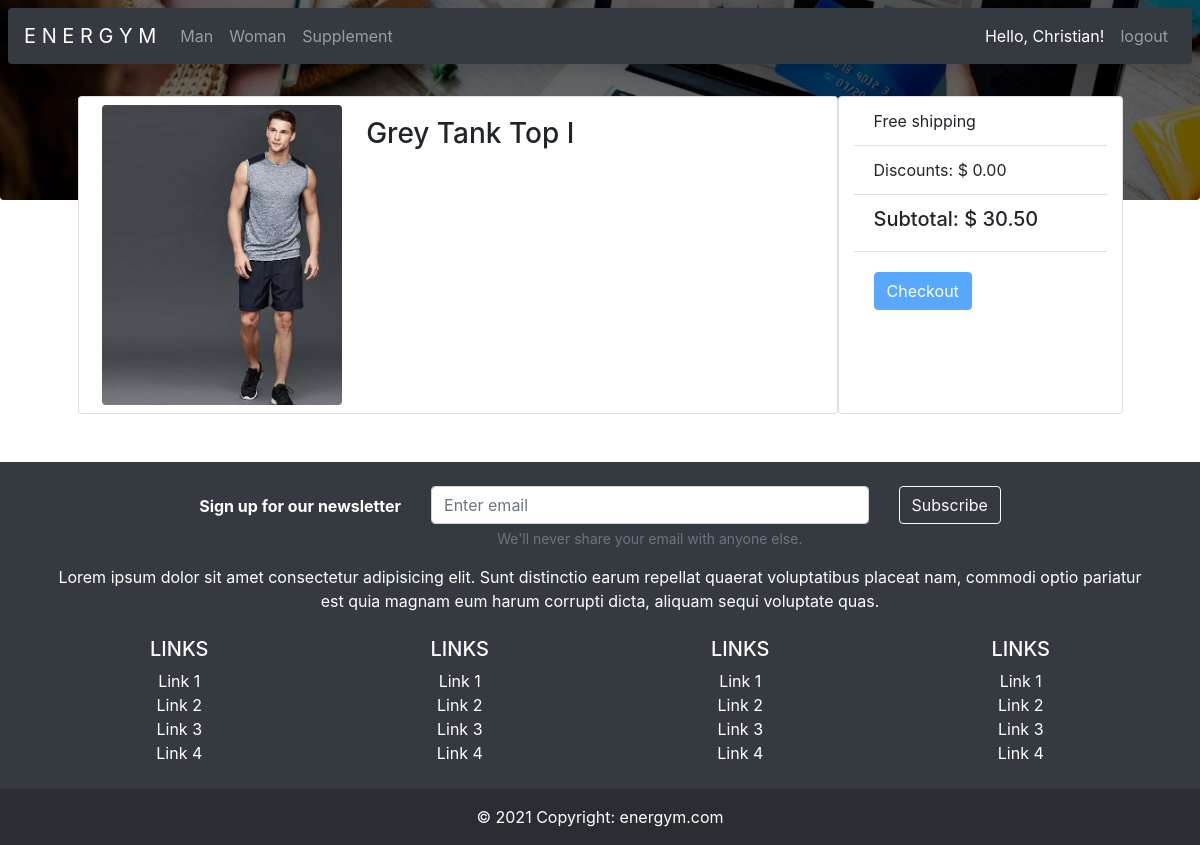
The app's page /subtotal//11/ (signed in) with its own data.
### products/models.py (models this page shows, shortened)
class Product(models.Model):
    category = models.ForeignKey(
        Category, on_delete=CASCADE)
    sub_category = models.ForeignKey(
        SubCategory, on_delete=CASCADE, blank=True)
    name = models.CharField(max_length=40)
    details = models.TextField()
    price = models.FloatField()
    image = models.ImageField(
        upload_to='images/%d/%m/%Y', blank=True)

### products/views.py (the view)
# urls.py: path('subtotal//<int:product_id>/', views.subtotal, name='subtotal'),
@login_required
def subtotal(request, product_id):
    cart = Product.objects.all().filter(id=product_id)
    context = {
        'title': 'Página de resumo',
        'cart': cart,
    }
    return render(request, 'products/subtotal.html', context)

### templates/products/subtotal.html (shortened to what this page needs)
{% extends 'base.html' %}
{% load static %}
{% block header %}
  <div id="carouselExampleSlidesOnly" class="carousel" data-ride="carousel">
      <div class="carousel-inner" style="position: absolute;">
          <div class="carousel-item active">
          </div>
      </div>
  </div>
{% endblock header %}
{% block content %}
<div class="container pt-5">
    <div class="row justify-content-center">
    {% for product in cart %}
      <div class="card col-8">
        <div class="row">
          <div class="col-md-4">
            <img src="{{ product.image.url }}" class="m-2 card-posicao-imagem-subtotal rounded">
          </div>
          <div class="col-md-8">
            <div class="card-body">
              <h3 class="card-title">{{ product.name }}</h3>
            </div>
          </div>
        </div>
      </div>
        <div class="card col-3">
            <ul class="list-group list-group-flush">
                <li class="list-group-item">Free shipping</li>
                <li class="list-group-item">Discounts: $ 0.00</li>
                <li class="list-group-item"><h5>Subtotal: $ {{ product.price|stringformat:".2f" }}</h5></li>
            </ul>
            <div class="card-body">
            <button type="submit" class="btn btn-primary" disabled>Checkout</button>
            </div>
        </div>
        {% endfor %}
    </div>
</div>
{% endblock content %}

### templates/base.html (shortened to what this page needs)
{% load static %}
<!doctype html>
<html lang="en">
  <head>
    <link rel="stylesheet" href="{% static 'products/css/style.css' %}">
    <link rel="stylesheet" href="https://cdn.jsdelivr.net/npm/bootstrap@4.6.1/dist/css/bootstrap.min.css">
  </head>
  <body>
    <header>
      <nav class="navbar navbar-expand-lg navbar-dark bg-dark rounded shadow m-2 fixed-top">
        <a class="navbar-brand" href="{% url 'index' %}">E N E R G Y M</a>
        <div class="collapse navbar-collapse" id="navbarSupportedContent">
          <ul class="navbar-nav">
            <li class="nav-item texto-cor-especial">
              <a class="nav-link" href="{% url 'products' 13 %}">Man</a>
            </li>
            <li class="nav-item">
              <a class="nav-link" href="{% url 'products' 14 %}">Woman</a>
            </li>
            <li class="nav-item">
              <a class="nav-link" href="{% url 'products' 15 %}">Supplement</a>
            </li>
          </ul>
        </div>
        <div class="collapse navbar-collapse justify-content-end" id="navbarSupportedContent">
          <ul class="navbar-nav">
            {% if user.is_authenticated %}
              <li class="nav-item active">
                <a class="nav-link" href="#">Hello, {{ user.username }}!</a>
              </li>
              <li class="nav-item">
                <a class="nav-link" href="{% url 'logout' %}">logout</a>
              </li>
            {% endif %}
          </ul>
        </div>
      </nav>
    </header>
    <main>
      {% block header %}{% endblock header %}
      <div class="pt-5">
      {% block content %}{% endblock content %}
      </div>
    </main>
    <footer class="bg-dark text-center text-white">
      <div class="container mt-5 p-4">
        <section class="">
          <form action="">
            <div class="row d-flex justify-content-center">
              <div class="col-auto">
                <p class="pt-2">
                  <strong>Sign up for our newsletter</strong>
                </p>
              </div>
              <div class="col-md-5 col-12">
                <div class="form-group">
                  <input type="email" class="form-control" id="exampleInputEmail1" aria-describedby="emailHelp" placeholder="Enter email">
                  <small id="emailHelp" class="form-text text-muted">We'll never share your email with anyone else.</small>
                </div>
              </div>
              <div class="col-auto">
                <a href="?" class="btn btn-outline-light mb-4">
                  Subscribe
                </a>
              </div>
            </div>
          </form>
        </section>
        <section class="mb-4">
          <p>
            Lorem ipsum dolor sit amet consectetur adipisicing elit. Sunt distinctio earum
            repellat quaerat voluptatibus placeat nam, commodi optio pariatur est quia magnam
            eum harum corrupti dicta, aliquam sequi voluptate quas.
          </p>
        </section>
        <section class="">
          <div class="row">
            <div class="col-lg-3 col-md-6 mb-4 mb-md-0">
              <h5 class="text-uppercase">Links</h5>
              <ul class="list-unstyled mb-0">
                <li>
                  <a href="#!" class="text-white">Link 1</a>
                </li>
                <li>
                  <a href="#!" class="text-white">Link 2</a>
                </li>
                <li>
                  <a href="#!" class="text-white">Link 3</a>
                </li>
                <li>
                  <a href="#!" class="text-white">Link 4</a>
                </li>
              </ul>
            </div>
            <div class="col-lg-3 col-md-6 mb-4 mb-md-0">
              <h5 class="text-uppercase">Links</h5>
              <ul class="list-unstyled mb-0">
                <li>
                  <a href="#!" class="text-white">Link 1</a>
                </li>
                <li>
                  <a href="#!" class="text-white">Link 2</a>
                </li>
                <li>
                  <a href="#!" class="text-white">Link 3</a>
                </li>
                <li>
                  <a href="#!" class="text-white">Link 4</a>
                </li>
              </ul>
            </div>
            <div class="col-lg-3 col-md-6 mb-4 mb-md-0">
              <h5 class="text-uppercase">Links</h5>
              <ul class="list-unstyled mb-0">
                <li>
                  <a href="#!" class="text-white">Link 1</a>
                </li>
                <li>
                  <a href="#!" class="text-white">Link 2</a>
                </li>
                <li>
                  <a href="#!" class="text-white">Link 3</a>
                </li>
                <li>
                  <a href="#!" class="text-white">Link 4</a>
                </li>
              </ul>
            </div>
            <div class="col-lg-3 col-md-6 mb-4 mb-md-0">
              <h5 class="text-uppercase">Links</h5>
              <ul class="list-unstyled mb-0">
                <li>
                  <a href="#!" class="text-white">Link 1</a>
                </li>
                <li>
                  <a href="#!" class="text-white">Link 2</a>
                </li>
                <li>
                  <a href="#!" class="text-white">Link 3</a>
                </li>
                <li>
                  <a href="#!" class="text-white">Link 4</a>
                </li>
              </ul>
            </div>
          </div>
        </section>
      </div>
      <div class="text-center p-3" style="background-color: rgba(0, 0, 0, 0.2);">
        © 2021 Copyright:
        <a class="text-white" href="{% url 'index' %}">energym.com</a>
      </div>
    </footer>
  </body>
</html>

### static/products/css/style.css (style rules this page uses)
.texto-cor-especial { color: rgb(255, 187, 0); }
.card-posicao-imagem-subtotal { object-fit: cover; object-position: 0 50%; height: 300px; width: 240px; }

### records on screen
Product: image (picture), name "Grey Tank Top I", price "30.50"

### other values on screen
{{ user.username }} "Christian"
